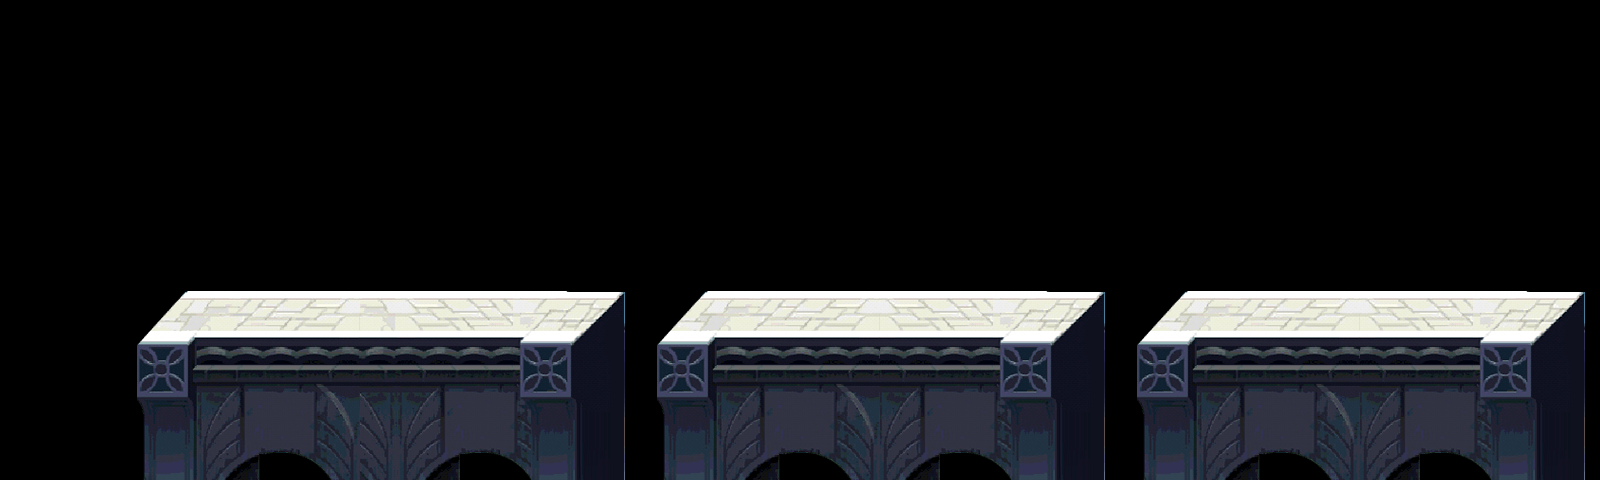

Below is a game level as drawn by its tile map, then a one-line description and the .tmx that defines it (tile-layer data replaced by summaries):
An orthogonal 40x12 tile map with 40x40 px tiles, 1 tile layer (show2), 1 hidden layer not drawn and 31 objects.

<map version="1.0" orientation="orthogonal" width="40" height="12" tilewidth="40" tileheight="40">
 <tileset firstgid="1" name="main" tilewidth="40" tileheight="40">
  <image source="main.png" width="640" height="280" />
 </tileset>
 <layer name="show2" width="40" height="12">
  <data>[480 cells, 185 non-empty, 65 distinct tile ids]</data>
 </layer>
 <layer name="show1" width="40" height="12" visible="0">
  <data>[480 cells, 0 non-empty, 0 distinct tile ids]</data>
 </layer>
 <objectgroup name="collision" width="40" height="12">
  <object x="160" y="320" width="440" height="160" />
  <object x="680" y="320" width="400" height="160" />
  <object x="1160" y="320" width="400" height="160" />
 </objectgroup>
 <objectgroup name="items" width="40" height="12">
  <object x="400" y="80" />
  <object x="360" y="120" />
  <object x="320" y="160" />
  <object x="360" y="200" />
  <object x="400" y="240" />
  <object x="440" y="120" />
  <object x="480" y="160" />
  <object x="440" y="200" />
  <object x="400" y="160" />
  <object x="880" y="80" />
  <object x="840" y="120" />
  <object x="800" y="160" />
  <object x="920" y="120" />
  <object x="880" y="160" />
  <object x="840" y="200" />
  <object x="960" y="160" />
  <object x="920" y="200" />
  <object x="880" y="240" />
  <object x="1360" y="80" />
  <object x="1320" y="120" />
  <object x="1280" y="160" />
  <object x="1400" y="120" />
  <object x="1360" y="160" />
  <object x="1320" y="200" />
  <object x="1440" y="160" />
  <object x="1400" y="200" />
  <object x="1360" y="240" />
 </objectgroup>
 <objectgroup name="enemy" width="40" height="12" />
 <objectgroup name="up" width="40" height="12">
  <object x="1000" y="160" />
 </objectgroup>
</map>
